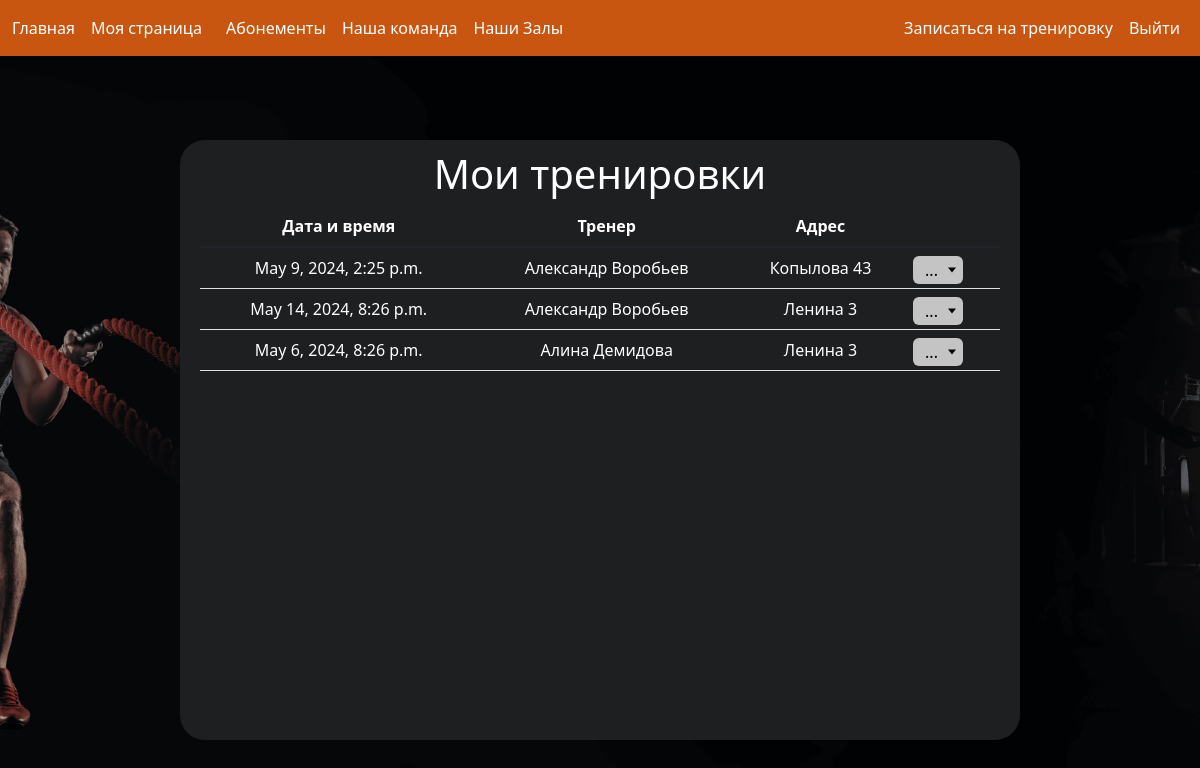
The page /mypage (signed in) on the database its author committed.
### jim_main/models.py (models this page shows)
class Trenings(models.Model) :
    trener = models.ForeignKey(Treners, on_delete=models.DO_NOTHING, null=True, verbose_name= 'Тренер')
    user = models.ForeignKey(User, on_delete=models.DO_NOTHING, null=False, verbose_name= 'Юзер')
    hall = models.ForeignKey(Halls, on_delete=models.DO_NOTHING, null=False, verbose_name= 'Зал')
    dt = models.DateTimeField(verbose_name= 'Дата и время')

class Treners(models.Model) :
    def __str__(self) -> str:
        return f"{self.first_name} {self.last_name}"
    first_name = models.CharField(max_length=200, blank=True, null=False,  verbose_name='Имя тренера')
    last_name = models.CharField(max_length=200, blank=True, null=False,  verbose_name='Фамилия тренера')
    phone = models.CharField(max_length=200, blank=True, null=False,  verbose_name='Телефон тренера')
    mail = models.CharField(max_length=200, blank=True, null=False,  verbose_name='Майл тренера')
    photos = models.ImageField(null=True)

class Halls(models.Model) :
    def __str__(self) -> str:
        return f"{self.Adres}"
    title = models.CharField(max_length=120, null=True)
    Adres = models.CharField(max_length=255, null=False)
    area = models.CharField(max_length=120)
    photos = models.ImageField(null=True)

### jim_main/views.py (the view)
# urls.py: path('mypage', (mypage), name='mypage'),
def mypage(request) :
    trenings = Trenings.objects.all()
    return render(request, 'main/mypage.html', {'title': 'Моя страница', 'trenings' : trenings})

### jim_main/templates/main/mypage.html (shortened to what this page needs)
{% extends 'main/base.html' %}
{% load static %}
{% block content %}
<div class="my_page">
    <h1 class="myTrenings">Мои тренировки</h1>
    <div class="table-responsive">
        <table class="table">
            <thead>
                <tr>
                    <th scope="col" style="color: white" ;>Дата и время</th>
                    <th scope="col" style="color: white;">Тренер</th>
                    <th scope="col" style="color: white;">Адрес</th>
                    <th scope="col" style="color: white;"></th>
                </tr>
            </thead>
            <tbody>
                {% for trening in trenings %}
                <tr>
                    <td style="color: white;"> {{ trening.dt }} </td>
                    <td style="color: white;">{{ trening.trener }}</td>
                    <td style="color: white;">{{ trening.hall }}</td>
                    <td>
                        <div class="dropdown">
                            <button class="dropdown_button">...</button>
                        </div>
                    </td>
                </tr>
                {% endfor %}
            </tbody>
        </table>
    </div>
</div>
{% endblock %}

### jim_main/static/main/css/style.css (style rules this page uses)
.body { background: url(image/fon.png) no-repeat center center fixed; -webkit-background-size: cover; -moz-background-size: cover; -o-background-size: cover; background-size: cover; z-index: 0; height: 900px; }
.my_page { height: 600px; background-color: #1e1f20; margin-left: 15%; margin-right: 15%; margin-top: 7%; border-radius: 25px; padding-left: 20px; padding-right: 20px; padding-top: 10px; text-align: center; }
.myTrenings { color: #fff; }
.dropdown { position: relative; height: 4px; }
.dropdown_button { height: 28px; position: relative; display: block; width: 100%; text-align: left; border: 4px; background-color: #c4c4c4; border-radius: 6px; padding: 1px; padding-left: 12px; width: 50px; cursor: pointer; }
.dropdown_button::after { content: ""; position: absolute; top: 50%; right: 15%; transform: translateY(-50%); width: 0; height: 0; border-width: 5.2px 4px 0px 4px; border-color: black transparent transparent transparent; border-style: solid; }

### rows shown on the page
Trenings: dt "May 9, 2024, 2:25 p.m.", trener "Александр Воробьев", hall "Копылова 43"
Trenings: dt "May 14, 2024, 8:26 p.m.", trener "Александр Воробьев", hall "Ленина 3"
Trenings: dt "May 6, 2024, 8:26 p.m.", trener "Алина Демидова", hall "Ленина 3"
